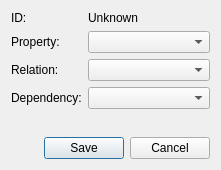
<?xml version="1.0" encoding="UTF-8"?>
<ui version="4.0">
 <class>MainWindowNS::DependencyEditor</class>
 <widget class="QDialog" name="MainWindowNS::DependencyEditor">
  <property name="geometry">
   <rect>
    <x>0</x>
    <y>0</y>
    <width>221</width>
    <height>170</height>
   </rect>
  </property>
  <property name="windowTitle">
   <string>Dialog</string>
  </property>
  <layout class="QVBoxLayout" name="verticalLayout">
   <item>
    <layout class="QFormLayout" name="formLayout">
     <item row="0" column="0">
      <widget class="QLabel" name="label">
       <property name="text">
        <string>ID:</string>
       </property>
      </widget>
     </item>
     <item row="0" column="1">
      <widget class="QLabel" name="label_2">
       <property name="text">
        <string>Unknown</string>
       </property>
      </widget>
     </item>
     <item row="1" column="0">
      <widget class="QLabel" name="label_3">
       <property name="text">
        <string>Property:</string>
       </property>
      </widget>
     </item>
     <item row="1" column="1">
      <widget class="QComboBox" name="comboBoxProperty"/>
     </item>
     <item row="2" column="0">
      <widget class="QLabel" name="label_4">
       <property name="text">
        <string>Relation:</string>
       </property>
      </widget>
     </item>
     <item row="2" column="1">
      <widget class="QComboBox" name="comboBoxRelation"/>
     </item>
     <item row="3" column="0">
      <widget class="QLabel" name="label_5">
       <property name="text">
        <string>Dependency:</string>
       </property>
      </widget>
     </item>
     <item row="3" column="1">
      <widget class="QComboBox" name="comboBoxDependency"/>
     </item>
    </layout>
   </item>
   <item>
    <widget class="QDialogButtonBox" name="buttonBox">
     <property name="orientation">
      <enum>Qt::Horizontal</enum>
     </property>
     <property name="standardButtons">
      <set>QDialogButtonBox::Cancel|QDialogButtonBox::Save</set>
     </property>
    </widget>
   </item>
  </layout>
 </widget>
 <resources/>
 <connections>
  <connection>
   <sender>buttonBox</sender>
   <signal>accepted()</signal>
   <receiver>MainWindowNS::DependencyEditor</receiver>
   <slot>accept()</slot>
   <hints>
    <hint type="sourcelabel">
     <x>248</x>
     <y>254</y>
    </hint>
    <hint type="destinationlabel">
     <x>157</x>
     <y>274</y>
    </hint>
   </hints>
  </connection>
  <connection>
   <sender>buttonBox</sender>
   <signal>rejected()</signal>
   <receiver>MainWindowNS::DependencyEditor</receiver>
   <slot>reject()</slot>
   <hints>
    <hint type="sourcelabel">
     <x>316</x>
     <y>260</y>
    </hint>
    <hint type="destinationlabel">
     <x>286</x>
     <y>274</y>
    </hint>
   </hints>
  </connection>
 </connections>
</ui>
